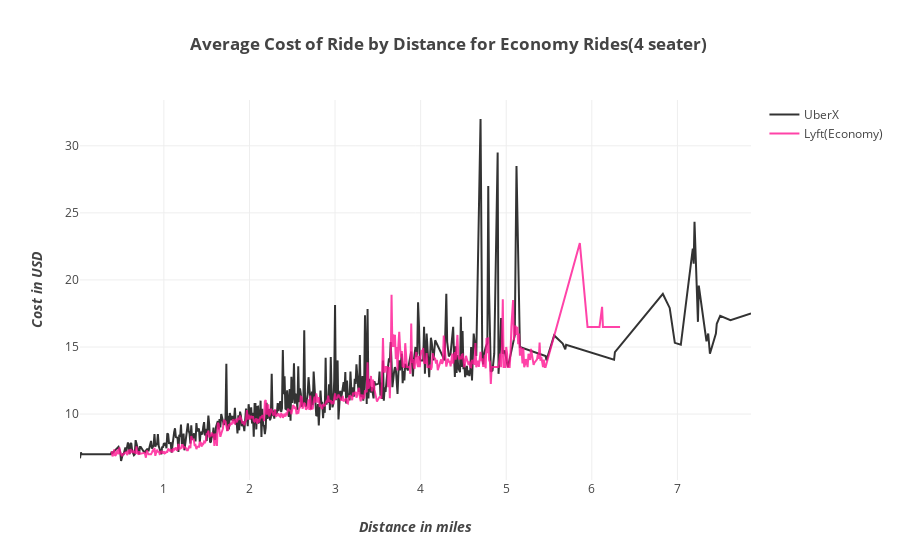

The notebook cell this image was saved under:
### Markdown cell above
For smaller distances, there is no significant difference in pricing between the two companies. However, as the distance increases, the difference in pricing between the two companies also increase. Overall, Lyft tends to charge more than Uber.
<br><br>
*Hover over the visualization to compare the prices between Uber and Lyft for a particular distance.*<br><br>

### Code cell
x=uber_df[uber_df['name'] == 'UberX'].groupby(by='distance')['price'].mean().index.values
y=uber_df[uber_df['name'] == 'UberX'].groupby(by='distance')['price'].mean().values
name='UberX'
color='black'
opacity=0.8
trace5a = plot_line_chart(x, y, color, name, opacity)

x=lyft_df[lyft_df['name'] == 'Lyft'].groupby(by='distance')['price'].mean().index.values
y=lyft_df[lyft_df['name'] == 'Lyft'].groupby(by='distance')['price'].mean().values
name='Lyft(Economy)'
color='deeppink'
opacity=0.8
trace5b = plot_line_chart(x, y, color, name, opacity)

layout = layout_details('<b>Average Cost of Ride by Distance for Economy Rides(4 seater) </b>', 
                        '<b><i>Distance in miles</i></b>', 
                        '<b><i>Cost in USD</i></b>')
display_trace([trace5a, trace5b], layout)

### Figure 1 — Plotly figure (JSON) as saved in the notebook; plotly's stock layout.template omitted (floating-point values rounded to 4 significant figures; data arrays with more than 128 entries replaced by an {"elided": "..."} marker saying what was removed)
{"data": [{"marker": {"color": "black"}, "name": "UberX", "opacity": 0.8, "type": "scatter", "uid": "dbff1c57-8301-48be-a132-eaf7365868c5", "x": {"elided": "422 float values"}, "y": {"elided": "422 float values"}}, {"marker": {"color": "deeppink"}, "name": "Lyft(Economy)", "opacity": 0.8, "type": "scatter", "uid": "d3c8dea1-a1a7-49a1-a35c-63a95950c4ff", "x": {"elided": "513 float values"}, "y": {"elided": "513 float values"}}], "layout": {"title": {"text": "<b>Average Cost of Ride by Distance for Economy Rides(4 seater) </b>"}, "xaxis": {"title": {"text": "<b><i>Distance in miles</i></b>"}}, "yaxis": {"title": {"text": "<b><i>Cost in USD</i></b>"}}}}
